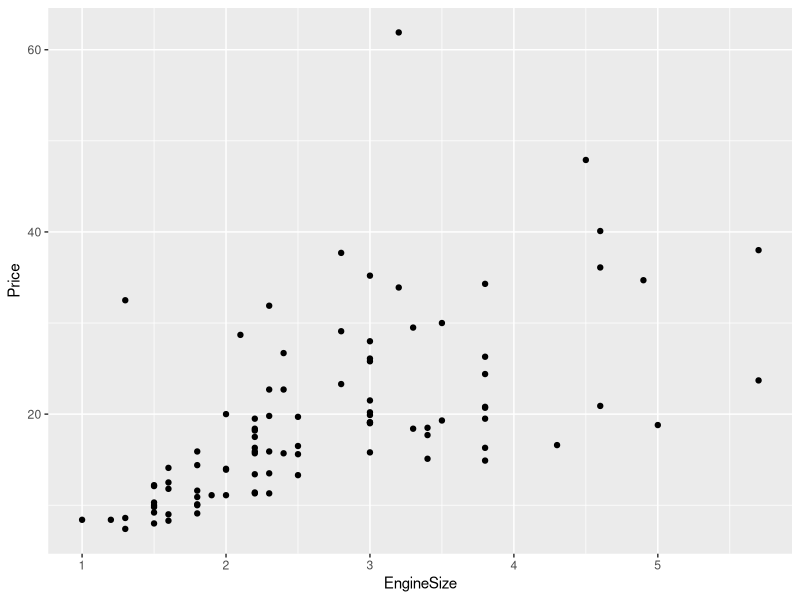
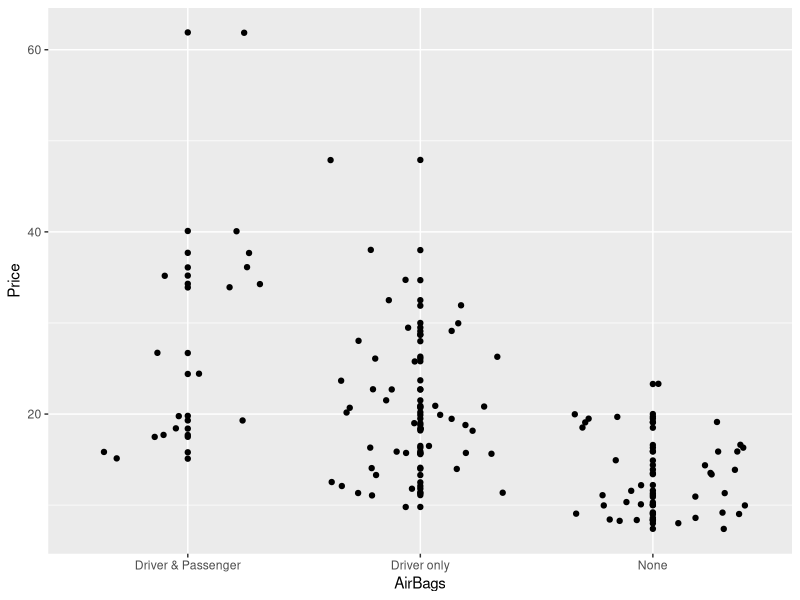
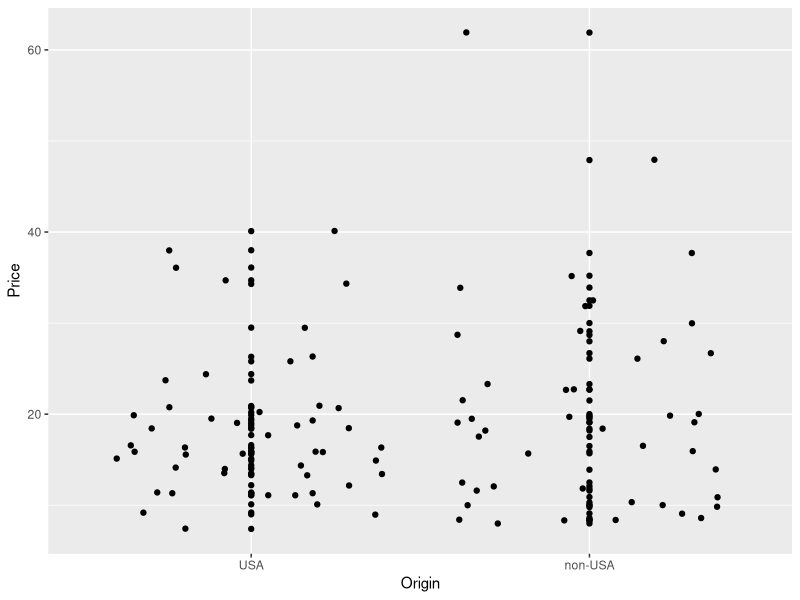
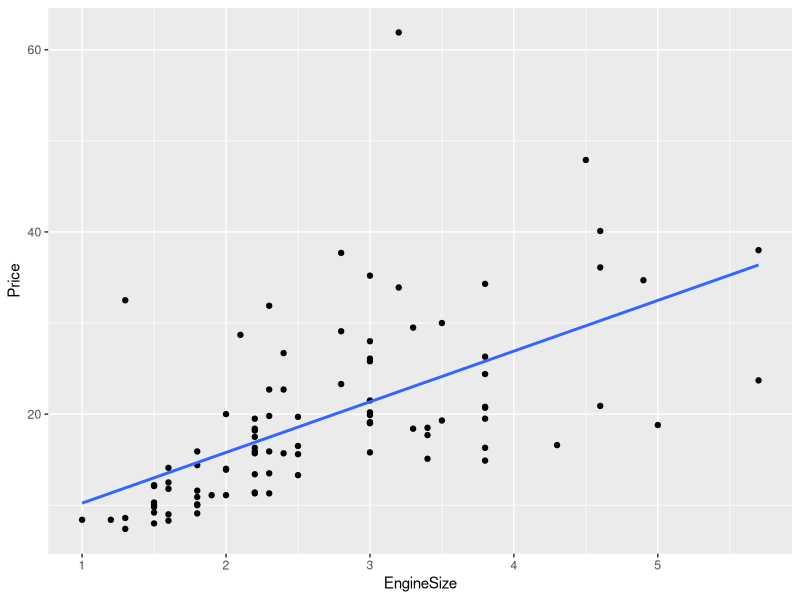
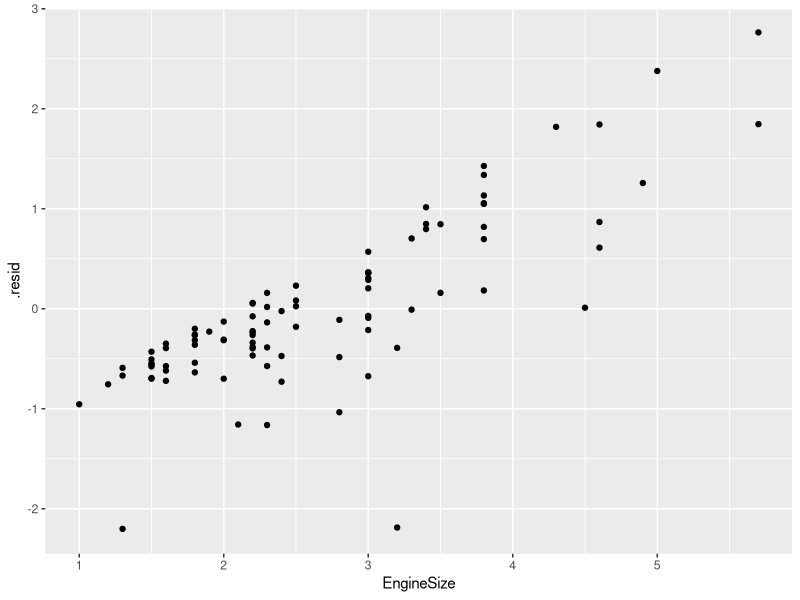

Reproduce these figures in R, in order. (Note: this script raises an error after producing the figures.)
## ---- chunk 1
# global chunk options
knitr::opts_chunk$set(echo = TRUE,
                      error = TRUE,
                      message = FALSE, 
                      warning = FALSE,
                      comment = NA,
                      fig.width=6, 
                      fig.height=5)
## ---- chunk 2
library(MASS)
library(tidyverse)
library(broom)
library(dplyr)
## ---- chunk 3
attach(MASS::Cars93)
Cars93 <- as_tibble(MASS::Cars93)
glimpse(Cars93)
levels(AirBags)
## ---- chunk 4
glimpse(Cars93)
## ---- chunk 5
#Code for Q1
ggplot(Cars93, aes(x = EngineSize, y = Price)) + geom_point()

#There appears to be a positive correlation between engine size and price
## ---- chunk 6
#Code for Q2

ggplot(Cars93, aes(x = AirBags, y = Price)) + geom_point() + geom_jitter()
ggplot(Cars93, aes(x = Origin, y = Price)) + geom_point() + geom_jitter()

#For airbags, the more airbags in the car the more variability in price. For Origin, non-usa cars have the most variability. 

## ---- chunk 7
#Code for Q3
Cars93 %>% 
  ggplot( aes(x = EngineSize, y = Price)) + geom_point() + geom_smooth(method=lm, se= FALSE)
mod.fit <- lm(EngineSize ~ Price, data = Cars93)
mod.fit %>%
  broom::tidy()
#b0 = 1.41, b1 = .064
## ---- chunk 8
#The slope of the fit indicates how the price changes with engine size. The intercept mathematically would represent the price if the engine size is 0, but that is meaningless in this context.  


## ---- chunk 9
#code for Q5

mod.fit %>%
  augment() %>%
  ggplot(mapping = aes(x =EngineSize,y = .resid)) +geom_point()

#It looks like there is a trend in the residuals, they are definitely not random, so there is a better fit to the data than linear. 

## ---- chunk 10
#code for Q6

mod.fit %>%
  glance(r.squared) 

#The r^2 value here is low, so there is high variability in the linear fit which means it's not very good.
  
## ---- chunk 11
#code for Q7
res = resid(mod.fit)
sum_res = sum(res**2)
sum_res
Cars93
plot(data$Manufacturer,res, las = 2)

#Yes, some manufacturers produce larger average residuals. The highest ones tend to be domestically made cars with a high range of residuals- meaning high range in price. 

## ---- chunk 12
qplot(data = Cars93, x = EngineSize, y = Price, colour = Origin)+ 
  facet_wrap("Origin") + 
  stat_smooth(method = "lm") + 
  theme(legend.position="none")
## ---- chunk 13
# US origin
data = Cars93

data %>%
  filter(Origin == "USA") %>%
  ggplot( aes(x = EngineSize, y = Price)) +
  ggtitle("USA")+
  geom_point()+
  stat_smooth(method = "lm") 
  
# For non-US origin
data %>%
  filter(Origin == "non-USA") %>%
  ggplot( aes(x = EngineSize, y = Price)) +
  ggtitle("non-USA")+
  geom_point()+
  stat_smooth(method = "lm")
## ---- chunk 14
#The price is positively correlated with engine size in both USA and non-USA cars. USA cars a larger spread in prices, while non-USA has a larger range in prices. 
## ---- chunk 15
#I think separating by origin of the car will give us more information because the fits are more accurate. We know this from looks at the residuals and seeing that USA cars have a much larger range in residuals. This makes trying to fit to all the cars at once very inaccurate because the spread of the data is different depending on origin. With separating by category we get better fits, which gives us a better look at the data.
